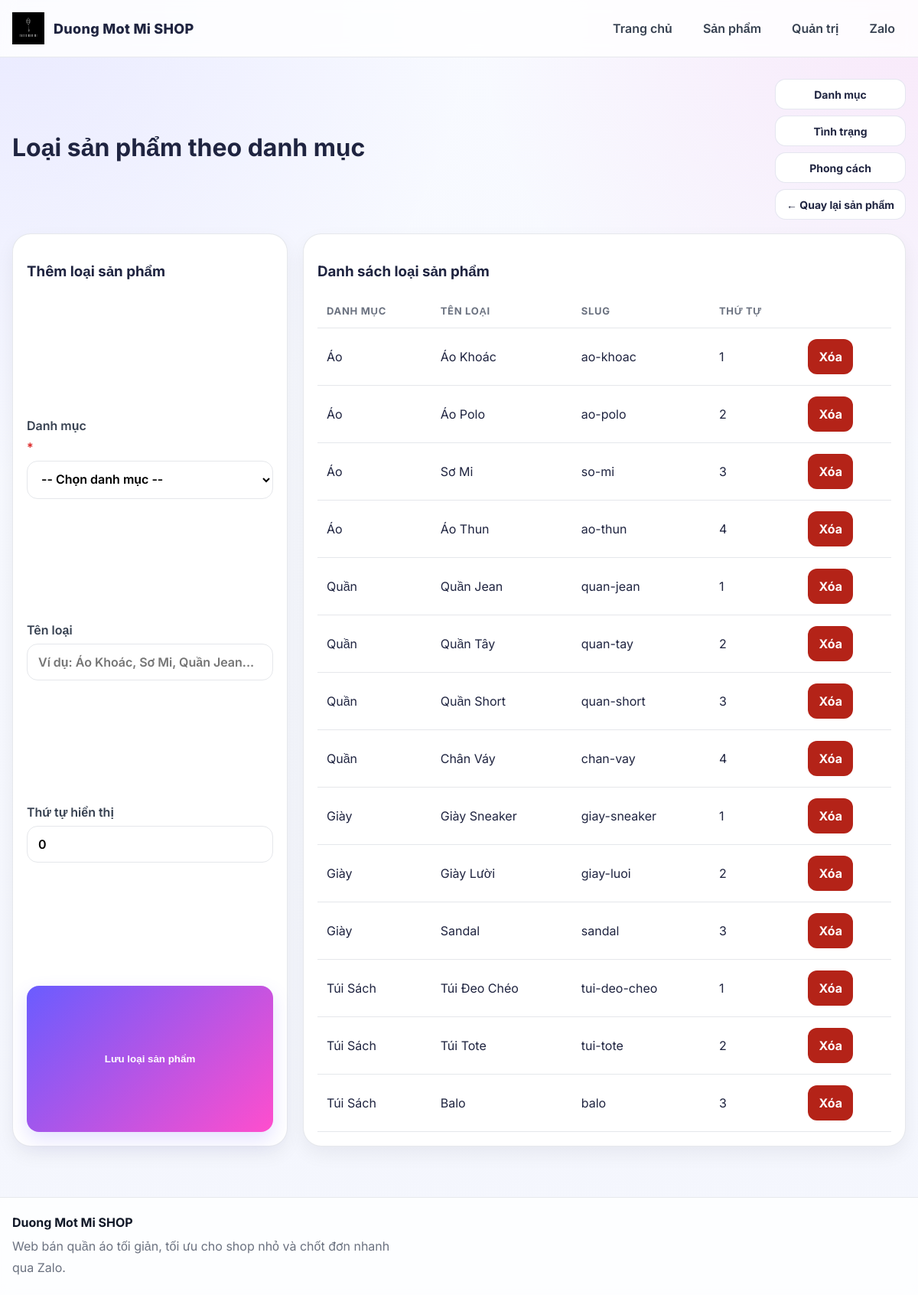
The page /admin/product_types.php (signed in) on the database its author committed.
### tables this page shows
CREATE TABLE product_types (
    id INT AUTO_INCREMENT PRIMARY KEY,
    category_id INT NOT NULL,
    name VARCHAR(100) NOT NULL,
    slug VARCHAR(120) DEFAULT NULL UNIQUE,
    sort_order INT NOT NULL DEFAULT 0,
    created_at TIMESTAMP DEFAULT CURRENT_TIMESTAMP,
    CONSTRAINT fk_product_types_category FOREIGN KEY (category_id) REFERENCES categories(id)
        ON DELETE RESTRICT ON UPDATE CASCADE
);

CREATE TABLE categories (
    id INT AUTO_INCREMENT PRIMARY KEY,
    name VARCHAR(100) NOT NULL,
    slug VARCHAR(120) DEFAULT NULL UNIQUE,
    sort_order INT NOT NULL DEFAULT 0,
    created_at TIMESTAMP DEFAULT CURRENT_TIMESTAMP
);

### config/db.php (called while the page is built, shortened)
<?php
function db(): PDO {
    static $pdo = null;
    if ($pdo === null) {
        $dsn = 'mysql:host=' . DB_HOST . ';dbname=' . DB_NAME . ';charset=utf8mb4';
        $options = [
            PDO::ATTR_ERRMODE => PDO::ERRMODE_EXCEPTION,
            PDO::ATTR_DEFAULT_FETCH_MODE => PDO::FETCH_ASSOC,
        ];
        $pdo = new PDO($dsn, DB_USER, DB_PASS, $options);
    }
    return $pdo;
}

### includes/functions.php (called while the page is built, shortened)
<?php
require_once __DIR__ . '/../config/db.php';
function e($value): string {
    return htmlspecialchars((string)($value ?? ''), ENT_QUOTES, 'UTF-8');
}
function get_product_types(?int $categoryId = null): array {
    $sql = 'SELECT pt.*, c.name AS category_name
            FROM product_types pt
            INNER JOIN categories c ON c.id = pt.category_id';
    $params = [];
    $sql .= ' ORDER BY c.sort_order ASC, c.id ASC, pt.sort_order ASC, pt.id ASC';
    $stmt = db()->prepare($sql);
    $stmt->execute($params);
    return $stmt->fetchAll();
}

### admin/product_types.php (the view, shortened to what this page needs)
<?php
require_once __DIR__ . '/../includes/functions.php';
$productTypes = get_product_types();
require_once __DIR__ . '/../includes/header.php';
?>
<div class="admin-topbar">
    <h1>Loại sản phẩm theo danh mục</h1>
    <div class="card-actions">
        <a class="btn btn-light" href="<?= BASE_URL ?>/admin/categories.php">Danh mục</a>
        <a class="btn btn-light" href="<?= BASE_URL ?>/admin/product_conditions.php">Tình trạng</a>
        <a class="btn btn-light" href="<?= BASE_URL ?>/admin/styles.php">Phong cách</a>
        <a class="btn btn-light" href="<?= BASE_URL ?>/admin/products.php">← Quay lại sản phẩm</a>
    </div>
</div>
<div class="admin-two-col">
    <form method="post" class="form-grid narrow card-box">
        <h3>Thêm loại sản phẩm</h3>
        <label>Danh mục <span class="required-mark">*</span>
            <select name="category_id" required>
                <option value="">-- Chọn danh mục --</option>
            </select>
        </label>
        <label>Tên loại
            <input type="text" name="name" required placeholder="Ví dụ: Áo Khoác, Sơ Mi, Quần Jean...">
        </label>
        <label>Thứ tự hiển thị
            <input type="number" name="sort_order" value="0">
        </label>
        <button class="btn" type="submit">Lưu loại sản phẩm</button>
    </form>
    <div class="card-box">
        <h3>Danh sách loại sản phẩm</h3>
        <table>
            <thead><tr><th>Danh mục</th><th>Tên loại</th><th>Slug</th><th>Thứ tự</th><th></th></tr></thead>
            <tbody>
            <?php foreach ($productTypes as $type): ?>
                <tr>
                    <td><?= e($type['category_name']) ?></td>
                    <td><?= e($type['name']) ?></td>
                    <td><?= e($type['slug'] ?? '') ?></td>
                    <td><?= (int)$type['sort_order'] ?></td>
                    <td><a class="btn btn-danger" onclick="return confirm('Xóa loại sản phẩm này?');" href="<?= BASE_URL ?>/admin/product_types.php?delete=<?= (int)$type['id'] ?>">Xóa</a></td>
                </tr>
            <?php endforeach; ?>
            </tbody>
        </table>
    </div>
</div>
<?php require_once __DIR__ . '/../includes/footer.php'; ?>

### assets/style.css (style rules this page uses)
:root { --bg:#f5f7fb; --surface:#ffffff; --surface-soft:#f8fafc; --text:#111827; --muted:#6b7280; --line:#e5e7eb; --line-strong:#d1d5db; --primary:#111827; --accent:#7c3aed; --accent-soft:#f3e8ff; --success:#065f46; --danger:#b42318; --shadow:0 12px 34px rgba(15,23,42,.07); --shadow-lg:0 22px 50px rgba(15,23,42,.10); --radius:24px; --brand-1:#6a5cff; --brand-2:#ff4ecd; --brand-3:#1ed6ff; --brand-4:#ff9d42; --text-main:#1f2440; --text-soft:#6b7280; --line-soft:rgba(110,118,170,.18); --bg-soft:#f6f8ff; --white:#ffffff; --shadow-main:0 18px 50px rgba(72,86,165,.14); --shadow-hover:0 22px 55px rgba(84,61,255,.18); }
* { box-sizing:border-box }
html { scroll-behavior:smooth }
body { margin:0; font-family:'Inter',Arial,Helvetica,sans-serif; background: radial-gradient(circle at top left, rgba(106,92,255,.10), transparent 30%), radial-gradient(circle at top right, rgba(255,78,205,.10), transparent 28%), linear-gradient(180deg,#f8faff 0%,#f4f6fd 100%); color:var(--text-main); }
a { text-decoration:none;color:inherit }
.product-card-pro, .detail-box, .card-box, .admin-auth-box, .table-wrap { background:var(--surface); border:1px solid rgba(229,231,235,.95); border-radius:24px; box-shadow:var(--shadow); }
.card-actions { display:flex; flex-direction:column; gap:8px; flex-wrap:wrap; }
.card-actions .btn { min-height:40px; padding:0 14px; border-radius:14px; font-size:14px; }
.btn { display:inline-flex; align-items:center; justify-content:center; gap:8px; min-height:46px; padding:0 18px; border-radius:16px; background:linear-gradient(135deg,var(--brand-1),var(--brand-2)); color:#fff; font-weight:700; border:none; cursor:pointer; transition:.25s ease; box-shadow:0 10px 24px rgba(106,92,255,.18); }
.btn-light { background:#fff; color:var(--text-main); border:1px solid var(--line-soft); box-shadow:none; }
.btn-danger { background:var(--danger); color:#fff; padding:10px 14px; border-radius:12px; box-shadow:none; }
.form-grid { display:grid; grid-template-columns:repeat(2,1fr); gap:16px; }
.form-grid.narrow { grid-template-columns:1fr; }
label { display:flex; flex-direction:column; gap:8px; font-weight:600; color:#374151; }
input, textarea, select { padding:13px 14px; border:1px solid var(--line); border-radius:14px; font:inherit; background:#fff; outline:none; transition:border-color .2s ease,box-shadow .2s ease; }
.required-mark { color:#dc2626; }
.admin-topbar { display:flex; justify-content:space-between; align-items:center; gap:16px; margin-bottom:18px; }
.admin-topbar h1 { margin:0 0 6px; }
.table-wrap, .card-box { padding:18px; }
table { width:100%; border-collapse:collapse; }
th, td { text-align:left; padding:14px 12px; border-bottom:1px solid var(--line); vertical-align:middle; }
th { font-size:13px; color:var(--muted); text-transform:uppercase; letter-spacing:.7px; }
.admin-two-col { display:grid; grid-template-columns:360px 1fr; gap:20px; }
:root { --shadow-main:0 12px 28px rgba(72,86,165,.10); --shadow-hover:0 16px 34px rgba(84,61,255,.14); --shadow:0 10px 24px rgba(15,23,42,.06); --shadow-lg:0 16px 36px rgba(15,23,42,.08); }
.btn, .social-card, .pill { transition: transform .2s ease, box-shadow .2s ease, background-color .2s ease, color .2s ease, border-color .2s ease; }
.filter-field input, .filter-field select, input, textarea, select { transition: border-color .2s ease, box-shadow .2s ease, background-color .2s ease; }

### rows shown on the page
product_types: category.name "Áo", name "Áo Khoác", slug "ao-khoac", sort_order "1"
product_types: category.name "Áo", name "Áo Polo", slug "ao-polo", sort_order "2"
product_types: category.name "Áo", name "Sơ Mi", slug "so-mi", sort_order "3"
product_types: category.name "Áo", name "Áo Thun", slug "ao-thun", sort_order "4"
product_types: category.name "Quần", name "Quần Jean", slug "quan-jean", sort_order "1"
product_types: category.name "Quần", name "Quần Tây", slug "quan-tay", sort_order "2"
product_types: category.name "Quần", name "Quần Short", slug "quan-short", sort_order "3"
product_types: category.name "Quần", name "Chân Váy", slug "chan-vay", sort_order "4"
product_types: category.name "Giày", name "Giày Sneaker", slug "giay-sneaker", sort_order "1"
product_types: category.name "Giày", name "Giày Lười", slug "giay-luoi", sort_order "2"
product_types: category.name "Giày", name "Sandal", slug "sandal", sort_order "3"
product_types: category.name "Túi Sách", name "Túi Đeo Chéo", slug "tui-deo-cheo", sort_order "1"
product_types: category.name "Túi Sách", name "Túi Tote", slug "tui-tote", sort_order "2"
product_types: category.name "Túi Sách", name "Balo", slug "balo", sort_order "3"
